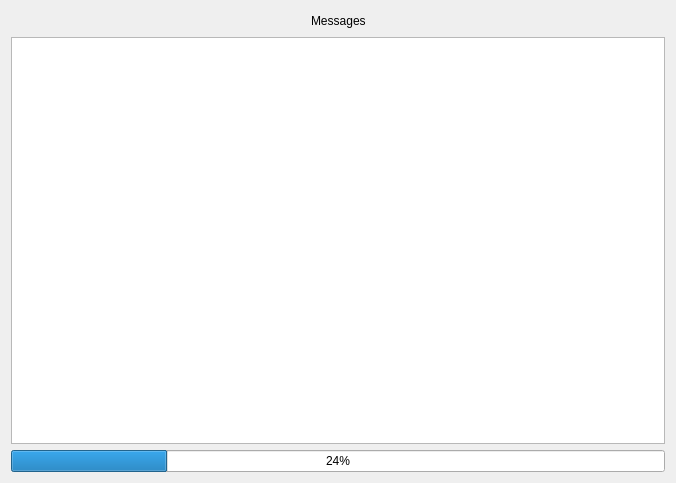
<?xml version="1.0" encoding="UTF-8"?>
<ui version="4.0">
 <class>EyeReportUI</class>
 <widget class="QMainWindow" name="EyeReportUI">
  <property name="geometry">
   <rect>
    <x>0</x>
    <y>0</y>
    <width>676</width>
    <height>483</height>
   </rect>
  </property>
  <property name="windowTitle">
   <string>EyeReportUI</string>
  </property>
  <property name="windowIcon">
   <iconset resource="resources.qrc">
    <normaloff>:/icons/icons/eyeicon.png</normaloff>:/icons/icons/eyeicon.png</iconset>
  </property>
  <widget class="QWidget" name="centralWidget">
   <layout class="QVBoxLayout" name="verticalLayout">
    <item>
     <layout class="QHBoxLayout" name="horizontalLayout">
      <item>
       <spacer name="horizontalSpacer">
        <property name="orientation">
         <enum>Qt::Horizontal</enum>
        </property>
        <property name="sizeHint" stdset="0">
         <size>
          <width>40</width>
          <height>20</height>
         </size>
        </property>
       </spacer>
      </item>
      <item>
       <widget class="QLabel" name="label">
        <property name="text">
         <string>Messages</string>
        </property>
       </widget>
      </item>
      <item>
       <spacer name="horizontalSpacer_2">
        <property name="orientation">
         <enum>Qt::Horizontal</enum>
        </property>
        <property name="sizeHint" stdset="0">
         <size>
          <width>40</width>
          <height>20</height>
         </size>
        </property>
       </spacer>
      </item>
     </layout>
    </item>
    <item>
     <widget class="QPlainTextEdit" name="plainTextEdit">
      <property name="readOnly">
       <bool>true</bool>
      </property>
     </widget>
    </item>
    <item>
     <widget class="QProgressBar" name="progressBar">
      <property name="value">
       <number>24</number>
      </property>
     </widget>
    </item>
   </layout>
  </widget>
 </widget>
 <layoutdefault spacing="6" margin="11"/>
 <resources>
  <include location="resources.qrc"/>
 </resources>
 <connections/>
</ui>
